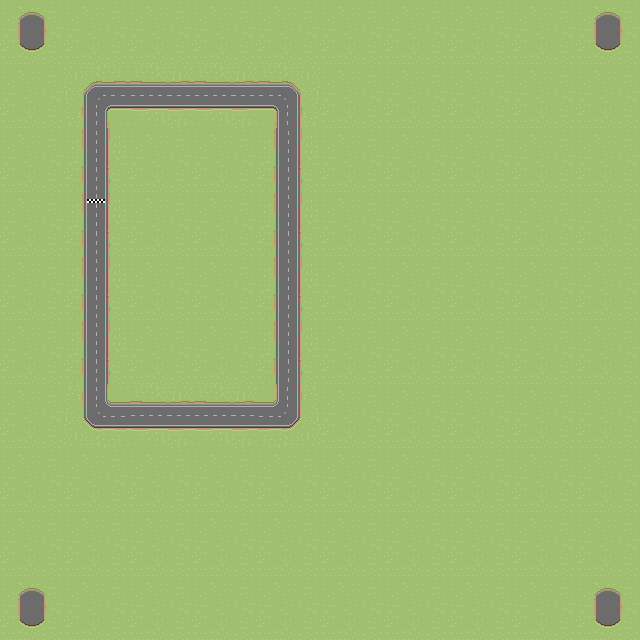

Rendered tile map (Tiled .tmx) drawn with the repository's tilesets; below, a short description and the full map source, tile grids included:
An orthogonal 10x10 tile map with 64x64 px tiles, 1 tile layer (track) and 10 objects (10x waypoint).

<map version="1.9" tiledversion="1.9.2" orientation="orthogonal" renderorder="right-down" width="10" height="10" tilewidth="64" tileheight="64" infinite="0" nextlayerid="5" nextobjectid="75">
 <editorsettings>
  <export target="map.json" format="json" />
 </editorsettings>
 <tileset firstgid="1" name="roads" tilewidth="64" tileheight="64" tilecount="24" columns="8">
  <image source="roads.png" width="512" height="192" />
 </tileset>
 <layer id="1" name="track" width="10" height="10">
  <data encoding="csv">
18,20,20,20,20,20,20,19,19,18,
19,9,3,3,10,20,20,20,20,20,
19,4,20,20,4,20,20,20,19,20,
19,22,20,20,4,20,20,20,20,20,
19,4,20,20,4,20,20,20,20,20,
19,4,20,20,4,20,20,20,20,20,
19,12,3,3,11,20,19,20,20,20,
19,20,20,20,20,20,20,20,20,20,
19,20,20,20,20,20,20,20,20,20,
18,20,20,20,20,20,20,20,20,18
</data>
 </layer>
 <objectgroup id="4" name="waypoints">
  <object id="44" name="waypoint" x="95.4337" y="126.842">
   <properties>
    <property name="distance" type="int" value="30" />
    <property name="index" type="int" value="1" />
    <property name="speed" type="int" value="70" />
   </properties>
   <point />
  </object>
  <object id="45" name="waypoint" x="105.925" y="104.618">
   <properties>
    <property name="distance" type="int" value="30" />
    <property name="index" type="int" value="2" />
    <property name="speed" type="int" value="40" />
   </properties>
   <point />
  </object>
  <object id="46" name="waypoint" x="186.035" y="94.2254">
   <properties>
    <property name="distance" type="int" value="30" />
    <property name="index" type="int" value="3" />
    <property name="speed" type="int" value="50" />
   </properties>
   <point />
  </object>
  <object id="47" name="waypoint" x="274.825" y="106.306">
   <properties>
    <property name="distance" type="int" value="30" />
    <property name="index" type="int" value="4" />
    <property name="speed" type="int" value="60" />
   </properties>
   <point />
  </object>
  <object id="69" name="waypoint" x="288.285" y="157.163">
   <properties>
    <property name="distance" type="int" value="20" />
    <property name="index" type="int" value="5" />
    <property name="speed" type="int" value="30" />
   </properties>
   <point />
  </object>
  <object id="70" name="waypoint" x="285.093" y="254.288">
   <properties>
    <property name="distance" type="int" value="20" />
    <property name="index" type="int" value="6" />
   </properties>
   <point />
  </object>
  <object id="71" name="waypoint" x="286.301" y="384.151">
   <properties>
    <property name="distance" type="int" value="20" />
    <property name="index" type="int" value="7" />
   </properties>
   <point />
  </object>
  <object id="72" name="waypoint" x="281.469" y="408.915">
   <properties>
    <property name="distance" type="int" value="20" />
    <property name="index" type="int" value="8" />
   </properties>
   <point />
  </object>
  <object id="73" name="waypoint" x="191.706" y="416.667">
   <properties>
    <property name="distance" type="int" value="80" />
    <property name="index" type="int" value="9" />
   </properties>
   <point />
  </object>
  <object id="74" name="waypoint" x="102.7" y="413.732">
   <properties>
    <property name="distance" type="int" value="30" />
    <property name="index" type="int" value="10" />
   </properties>
   <point />
  </object>
 </objectgroup>
</map>
